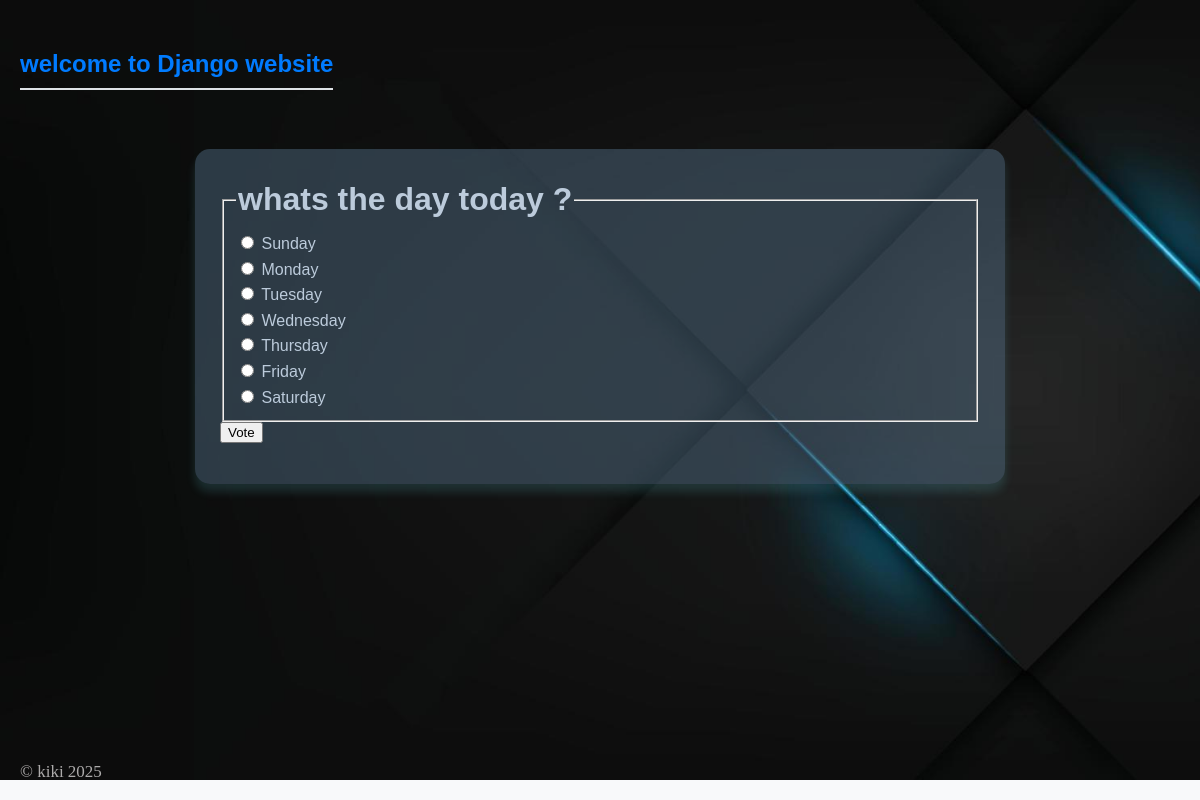
The app's page /polls/5/ with its own data.
### polls/models.py (models this page shows, shortened)
class Question(models.Model):
    question_text = models.CharField(max_length=200)
    publish_date = models.DateTimeField("Date published")

class Choice(models.Model):
    question = models.ForeignKey(Question , on_delete=models.CASCADE) # this will define relation between Question & Choice classes
    choice_text = models.CharField(max_length=200)
    votes = models.IntegerField(default=0)

### polls/views.py (the view)
# urls.py: path("<int:pk>/", views.DetailView.as_view(), name="detail"),
class DetailView(generic.DetailView):
    model = Question
    template_name = "polls/detail.html"

### polls/templates/polls/detail.html (shortened to what this page needs)
{% extends 'polls/main.html' %}
{% block content %}
    <form action="{% url 'polls:vote' question.id %}" method="post">
        <fieldset>
            <legend><h1>{{ question.question_text }}</h1></legend>
            {% for choice in question.choice_set.all %}
                <input type="radio" name="choice" id="choice{{ forloop.counter }}" value="{{ choice.id }}">
                <label for="choice{{ forloop.counter }}">{{ choice.choice_text }}</label><br>
            {% endfor %}
        </fieldset>
        <input type="submit" value="Vote">
    </form>
{% endblock %}

### polls/static/polls/style.css (style rules this page uses)
body { background: gray url("images/B.jpg") no-repeat ; background-size: 1550px 780px; }

### polls/templates/polls/main.html (style rules this page uses)
body, h1, ul, li { margin: 0; padding: 0; box-sizing: border-box; }
body { font-family: 'Arial', sans-serif; background-color: #f8f9fa; color: #bccbdb; padding: 20px; line-height: 1.6; }

### records on screen
Question: question_text "whats the day today ?"
Choice: choice_text "Sunday"
Choice: choice_text "Monday"
Choice: choice_text "Tuesday"
Choice: choice_text "Wednesday"
Choice: choice_text "Thursday"
Choice: choice_text "Friday"
Choice: choice_text "Saturday"
